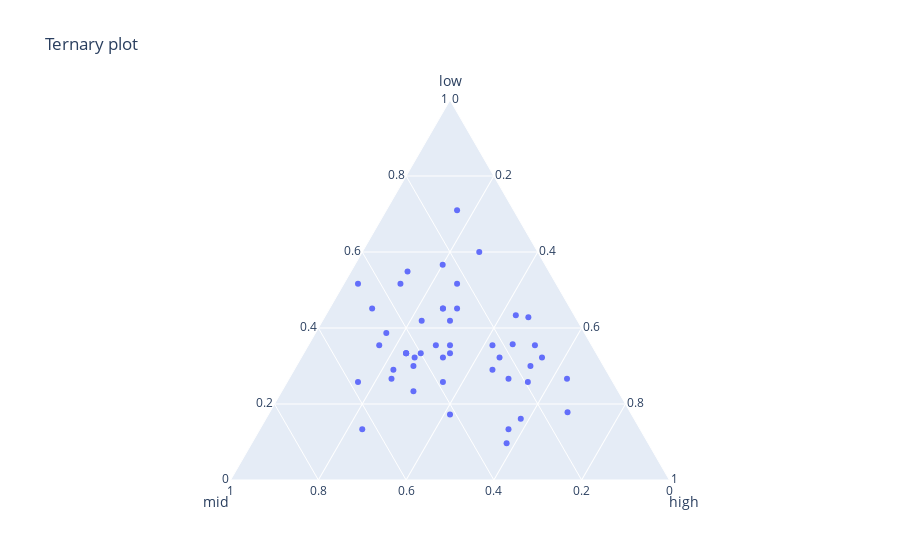

The notebook cell saved with this chart:
### Code cell
#8 Soluton

import plotly.express as px

fig = px.scatter_ternary(result, a="low", b="mid", c="high", hover_data=['year_month'], size_max=15, title="Ternary plot ")
fig.show()
